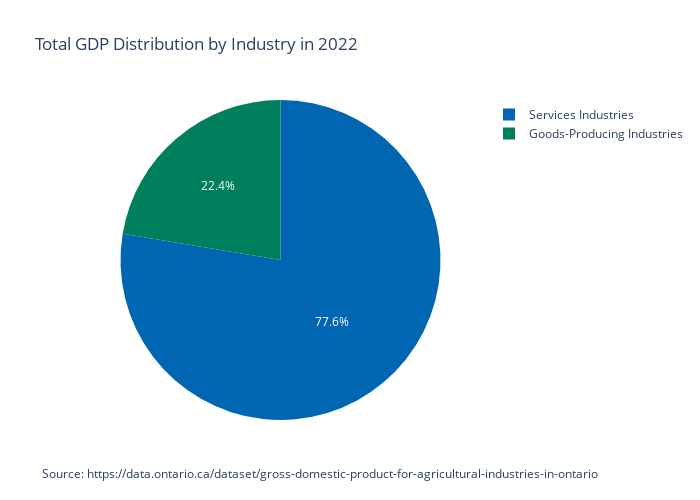

The code cell stored with this chart in its notebook:
### Code cell
# filter data for the year 2022
year_data = df[df['Year'] == 2021]

# extract values for Goods-Producing Industries and Services Industries
industries_data = {
    'Goods-Producing Industries': year_data['Goods-Producing Industries b (11-33)'].values[0],
    'Services Industries': year_data['Services Industries (41-91)'].values[0]
}

# create dataFrame for the pie chart
industries_df = pd.DataFrame(list(industries_data.items()), columns=['Industry', 'GDP'])

# create pie chart
fig = px.pie(industries_df,
             values='GDP', 
             names='Industry', 
             title='Total GDP Distribution by Industry in 2022',
             color_discrete_sequence =  ['#0066b2','#007f5c'])

# customize the hovertemplate to show the category name and percentage
fig.update_traces(
    hovertemplate='%{label}<br>%{percent:.1%}'
)

# update figure layout
fig.update_layout(
    width=700,  # set the width of the figure
    height=500, # set the height of the figure
    annotations=[ # add data source to the image
        go.layout.Annotation( 
            text='Source: https://data.ontario.ca/dataset/gross-domestic-product-for-agricultural-industries-in-ontario',
            xref='paper', yref='paper',
            x=-0.1, y=-0.2,  # add the text below the plot
            showarrow=False)]
)

# show plot
fig.show()

### Figure 1 — Plotly figure (JSON) as saved in the notebook; plotly's stock layout.template omitted (floating-point values rounded to 4 significant figures)
{"data": [{"domain": {"x": [0, 1], "y": [0, 1]}, "hovertemplate": "%{label}<br>%{percent:.1%}", "labels": ["Goods-Producing Industries", "Services Industries"], "legendgroup": "", "name": "", "showlegend": true, "type": "pie", "values": [181084, 628592]}], "layout": {"annotations": [{"showarrow": false, "text": "Source: https://data.ontario.ca/dataset/gross-domestic-product-for-agricultural-industries-in-ontario", "x": -0.1, "xref": "paper", "y": -0.2, "yref": "paper"}], "height": 500, "legend": {"tracegroupgap": 0}, "piecolorway": ["#0066b2", "#007f5c"], "title": {"text": "Total GDP Distribution by Industry in 2022"}, "width": 700}}
